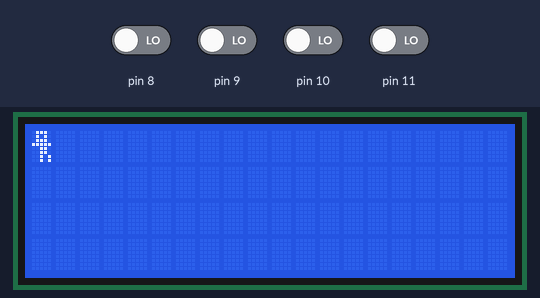
A sketch run on a simulated Arduino Uno, built with avr-gcc and run on an emulated ATmega328P. Parts: 20×4 character LCD. The inputs (shaded band) are chosen by the test bench; at power-on: pin 8–11 LOW. What the sketch prints to the serial monitor is not drawn.

Above: at 1.2 s.
1.3 s: pin 8 driven HIGH
At 1.61 s:
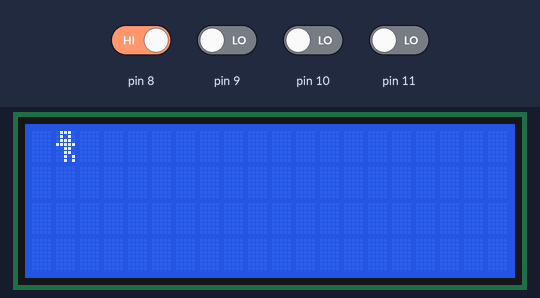
3.0 s: pin 8 driven LOW
6.0 s: pin 10 driven HIGH
At 6.31 s:
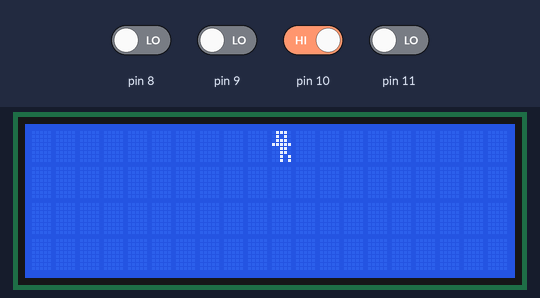
7.7 s: pin 10 driven LOW
10.7 s: pin 9 driven HIGH
At 11.01 s:
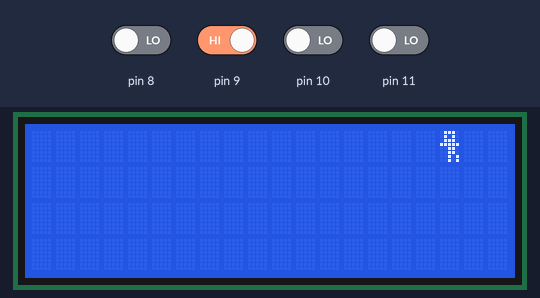
13.4 s: pin 9 driven LOW
Timing chart, 0 to 16.4 s (numbered marks = the images above; inputs shaded):
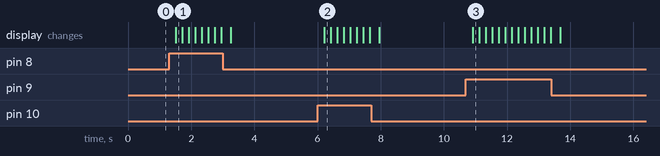

Measured:
- after the input at 1.3 s, the display: changes after 0.21 s (image 1)
- after the input at 6.0 s, the display: changes after 0.21 s (image 2)
- after the input at 10.7 s, the display: changes after 0.21 s (image 3)

The sketch:

movimento_personagem.ino
```cpp
#include <Wire.h>
#include <LiquidCrystal_I2C.h>
LiquidCrystal_I2C lcd(0x27,20,4);


int i = 0;
int j = 0;

byte customChar[] = {
  B01110,
  B01010,
  B01110,
  B11111,
  B00110,
  B00110,
  B00101,
  B00101
};

void setup() {
  lcd.init();
  lcd.createChar(0,customChar);
  pinMode(8, INPUT);
  pinMode(9, INPUT);
  pinMode(10, INPUT);
  pinMode(11, INPUT);
  Serial.begin(9600);
  }

void loop() {
  lcd.clear();
  lcd.setCursor(i%19,j%3);
  lcd.backlight();
  lcd.write(0);

  if(digitalRead(8) == HIGH){
      i++;
      delay(200);
       Serial.print(9600);
  }
   if( digitalRead(9) == HIGH){
      i--;
        delay(200);
               Serial.print(9600);

  }
   if( digitalRead(10) == HIGH){
      i++;
        delay(200);
               Serial.print(9600);

  }
   if( digitalRead(11) == HIGH){
      i++;
        delay(200);
               Serial.print(9600);

  }

}
```
